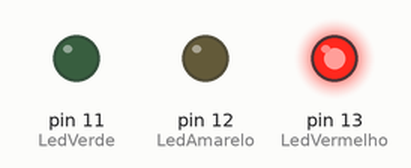
A sketch run on a simulated Arduino Mega 2560, built with avr-gcc and run on an emulated ATmega2560. On the bench: output pins drawn as LEDs (lit = HIGH).

Above: at 2.5 s.
At 7.5 s:
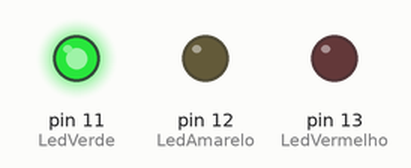
At 11.0 s:
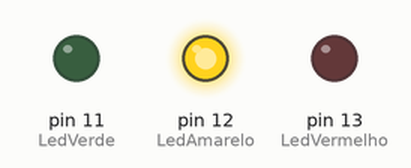
Timing chart, 0 to 15.6 s (numbered marks = the images above):
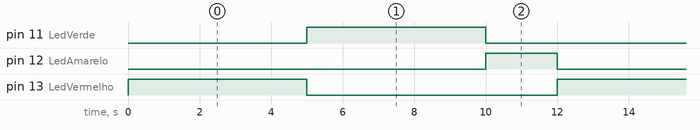

The sketch:

aula_32_semaforo_sem_delay1.ino
```cpp
/*
//Autor:Riquelme Lopes
//Nome do arquivo: Semaforo sem (delay)
//Data:10/03/2025
//Descrição: Funcionalidade sem delay
*/

#define LedVermelho 13
#define LedAmarelo 12
#define LedVerde 11


unsigned long tempoAnterior = 0;
int estadoSemaforo = 0;


void setup()
{
  pinMode(LedVermelho, OUTPUT);
  pinMode(LedAmarelo, OUTPUT);
  pinMode(LedVerde, OUTPUT);

}

void loop() {

  unsigned long tempoAtual = millis();

  switch (estadoSemaforo) {
        case 0: //  Vermelho (5s)
            if (tempoAtual - tempoAnterior >= 5000) {
                digitalWrite(LedVermelho, LOW);
                digitalWrite(LedVerde, HIGH);
                estadoSemaforo = 1;
                tempoAnterior = tempoAtual;
            } else {
                digitalWrite(LedVermelho, HIGH);
                digitalWrite(LedVerde, LOW);
                digitalWrite(LedAmarelo, LOW);
            }
            break;

        case 1: // Verde (5s)
            if (tempoAtual - tempoAnterior >= 5000) {
                digitalWrite(LedVerde, LOW);
                digitalWrite(LedAmarelo, HIGH);
                estadoSemaforo = 2;
                tempoAnterior = tempoAtual;
            }
            break;

        case 2: // Amarelo (2s)
            if (tempoAtual - tempoAnterior >= 2000) {
                digitalWrite(LedAmarelo, LOW);
                digitalWrite(LedVermelho, HIGH);
                estadoSemaforo = 0;
                tempoAnterior = tempoAtual;
            }
            break;
    }
}
```

codigos.cpp
```cpp
#include <Arduino.h>
#include <LiquidCrystal_I2C.h>
#include <Bounce2.h>

LiquidCrystal_I2C lcd(0x27, 20, 4);

//* Instancias

Bounce Botao1 = Bounce();
Bounce Botao2 = Bounce();
Bounce Botao3 = Bounce();

//* Leds
#define pinLedA 5
#define pinLedB 4
#define pinLedC 2
#define pinLedD 15

//* Botões
#define pinBotao1 23
#define pinBotao2 19
#define pinBotao3 18

void setup()
{
  Botao1.attach(pinBotao1, INPUT_PULLUP);
  Botao2.attach(pinBotao2, INPUT_PULLUP);
  Botao3.attach(pinBotao3, INPUT_PULLUP);
  lcd.init();
  lcd.backlight();
  pinMode(5 , OUTPUT);
  pinMode(4, OUTPUT);
  pinMode(2, OUTPUT);
  pinMode(15, OUTPUT);
  Serial.begin(9600);
}

void loop()
{

   Botao1.update();
   Botao2.update();
   Botao3.update();
   static int contagem = 0;
   static bool Selecao = 0;


if(Botao1.fell()) // SE O BOTAO1 FOR PRESSIONADO
{

   Selecao = !Selecao;
   Serial.println(Selecao);

}

if(Botao2.fell()) // SE O BOTAO2 FOR PRESSIONADO
{

}

if(Botao3.fell()) // SE O BOTAO3 FOR PRESSIONADO
{


}

}
```

Measured:
- by itself, pin 11 (LedVerde), pin 13 (LedVermelho): alternates HIGH for 5.0 s and LOW for 7.0 s
- by itself, pin 12 (LedAmarelo): alternates HIGH for 2.0 s and LOW for 10.0 s
- by itself, everything shown: repeats every 12.0 s, in 3 steps
